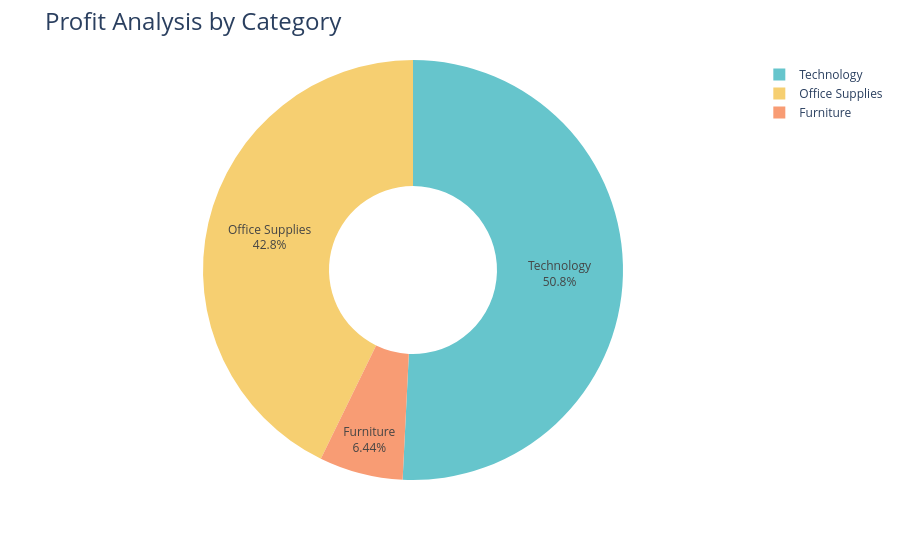

This figure's notebook cell:
### Code cell
fig = px.pie(profit_by_category,
             values='Profit',
             names='Category',
             hole = 0.4,
             color_discrete_sequence= px.colors.qualitative.Pastel)
fig.update_traces(textposition ='inside', textinfo='percent+label')
fig.update_layout(title_text='Profit Analysis by Category', title_font = dict(size=24))
fig.show()

### Figure 1 — Plotly figure (JSON) as saved in the notebook; plotly's stock layout.template omitted (floating-point values rounded to 4 significant figures)
{"data": [{"domain": {"x": [0, 1], "y": [0, 1]}, "hole": 0.4, "hovertemplate": "Category=%{label}<br>Profit=%{value}<extra></extra>", "labels": ["Furniture", "Office Supplies", "Technology"], "legendgroup": "", "name": "", "showlegend": true, "textinfo": "percent+label", "textposition": "inside", "type": "pie", "values": [18450.0, 122500.0, 145500.0]}], "layout": {"legend": {"tracegroupgap": 0}, "margin": {"t": 60}, "piecolorway": ["rgb(102, 197, 204)", "rgb(246, 207, 113)", "rgb(248, 156, 116)", "rgb(220, 176, 242)", "rgb(135, 197, 95)", "rgb(158, 185, 243)", "rgb(254, 136, 177)", "rgb(201, 219, 116)", "rgb(139, 224, 164)", "rgb(180, 151, 231)", "rgb(179, 179, 179)"], "title": {"font": {"size": 24}, "text": "Profit Analysis by Category"}}}
